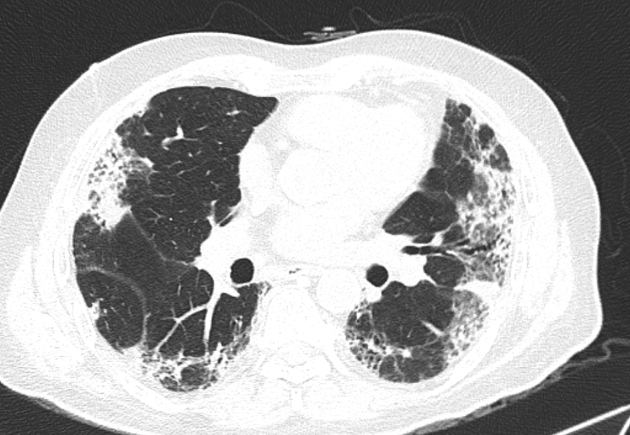
#> input picture uploads/IMG-0001-00120_big_gallery.jpeg, 630 x 435 px
$ python -i feature_extraction.py   (imports and definitions only)   (older library calls are emulated)
#> lines starting #> are read from the running program, lines starting #| are printed output that depends on the picture
#> further down, picture is the input picture: shape (435, 630, 3); min 34, max 255, mean 167.4
import numpy as np
from skimage import img_as_ubyte
from skimage.color import rgb2lab, rgb2gray
from skimage.transform import resize
from skimage.filters import roberts, sobel
from skimage.filters.rank import entropy
from skimage.morphology import disk
import cv2

def extract_custom_features(img):
    if img.shape[-1] != 3:
        raise ValueError("Image must have 3 color channels (RGB)")

    LAB_img = rgb2lab(img)
#> LAB_img: shape (435, 630, 3) float64; mean of channels 0, 1, 2 66.8, 0, 0
    A_img = LAB_img[:,:,1]
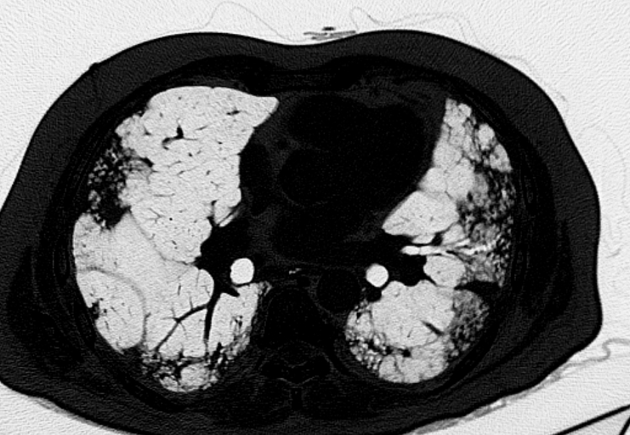
#> A_img: shape (435, 630) float64; min -0.00245, max -0.000619, mean -0.00175; drawn with min black and max white
    A_feat = A_img.mean()
#> A_feat = -0.00175
    B_img = LAB_img[:,:,2]
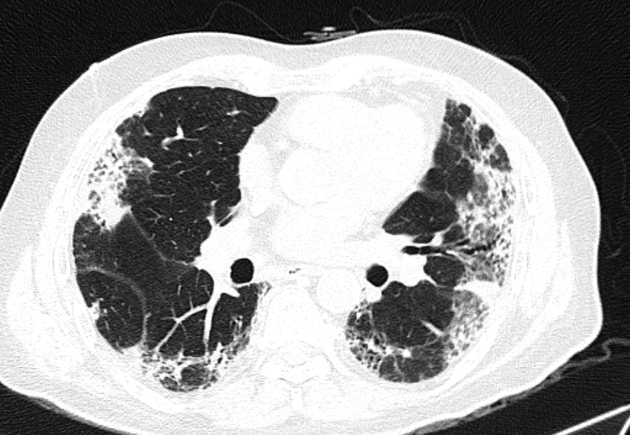
#> B_img: shape (435, 630) float64; min 0.00117, max 0.00465, mean 0.00332; drawn with min black and max white
    B_feat = B_img.mean()
#> B_feat = 0.00332

    gray_img = rgb2gray(img)
    gray_img = resize(gray_img, (256, 256))
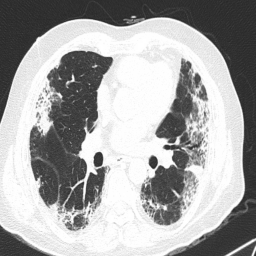
#> gray_img: shape (256, 256) float64; min 0.155, max 1, mean 0.656
    gray_img = img_as_ubyte(gray_img)

    entropy_img = entropy(gray_img, disk(3))
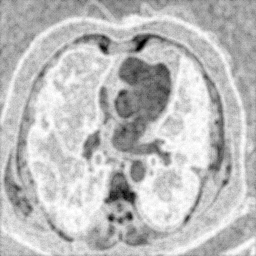
#> entropy_img: shape (256, 256) float64; min 0, max 4.86, mean 3.59; drawn with min black and max white
    entropy_mean = entropy_img.mean()
#> entropy_mean = 3.59
    entropy_std = entropy_img.std()
#> entropy_std = 0.771

    roberts_img = roberts(gray_img)
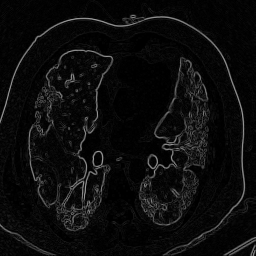
#> roberts_img: shape (256, 256) float64; min 0, max 0.623, mean 0.0498
    roberts_mean = roberts_img.mean()
#> roberts_mean = 0.0498

    sobel_img = sobel(gray_img)
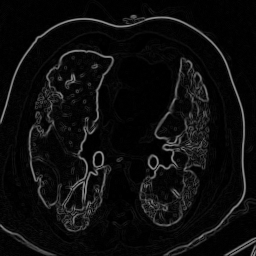
#> sobel_img: shape (256, 256) float64; min 0, max 0.588, mean 0.0524
    sobel_mean = sobel_img.mean()
#> sobel_mean = 0.0524

    kernel1 = cv2.getGaborKernel((9, 9), 3, np.pi/4, np.pi, 0.5, 0, ktype=cv2.CV_32F)
    gabor1 = (cv2.filter2D(gray_img, cv2.CV_8UC3, kernel1)).mean()
#> gabor1 = 107.5

    kernel2 = cv2.getGaborKernel((9, 9), 3, np.pi/2, np.pi/4, 0.9, 0, ktype=cv2.CV_32F)
    gabor2 = (cv2.filter2D(gray_img, cv2.CV_8UC3, kernel2)).mean()
#> gabor2 = 224.5

    kernel3 = cv2.getGaborKernel((9, 9), 5, np.pi/2, np.pi/2, 0.1, 0, ktype=cv2.CV_32F)
    gabor3 = (cv2.filter2D(gray_img, cv2.CV_8UC3, kernel3)).mean()
#> gabor3 = 0.0285

    custom_features = np.array([A_feat, B_feat, entropy_mean, entropy_std, roberts_mean,
                                sobel_mean, gabor1, gabor2, gabor3])
#> custom_features = [-0.00175, 0.00332, 3.59, 0.771, 0.0498, 0.0524, 107.5, 224.5, 0.0285]

    return custom_features

>>> import cv2
>>> picture = cv2.cvtColor(cv2.imread('../../uploads/IMG-0001-00120_big_gallery.jpeg'), cv2.COLOR_BGR2RGB)
>>> result = extract_custom_features(picture)
#> result has the same summary as custom_features in extract_custom_features

$ run again, on uploads/Covid_1.png
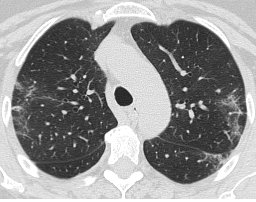
#> input picture uploads/Covid_1.png, 256 x 202 px
#> picture is the input picture: shape (202, 256, 3); min 36, max 255, mean 147.7
#> LAB_img: shape (202, 256, 3) float64; mean of channels 0, 1, 2 59.7, 0, 0
#> A_feat = -0.0016
#> B_feat = 0.00304
#> in extract_custom_features, `entropy_img = entropy(gray_img, disk(3))`:
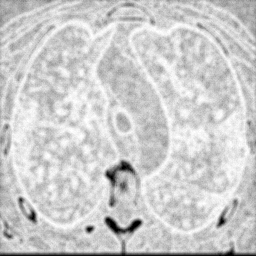
#> entropy_img: shape (256, 256) float64; min 0, max 4.86, mean 3.9; drawn with min black and max white
#> entropy_mean = 3.9
#> entropy_std = 0.607
#> roberts_mean = 0.0506
#> in extract_custom_features, `sobel_img = sobel(gray_img)`:
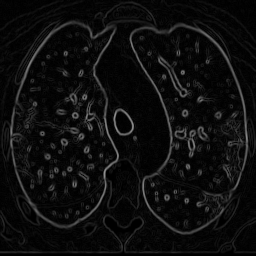
#> sobel_img: shape (256, 256) float64; min 0, max 0.575, mean 0.0552
#> sobel_mean = 0.0552
#> gabor1 = 96.17
#> gabor2 = 226
#> gabor3 = 0
#> custom_features = [-0.0016, 0.00304, 3.9, 0.607, 0.0506, 0.0552, 96.17, 226, 0]
#> result has the same summary as custom_features in extract_custom_features

$ run again, on uploads/Covid_2.png
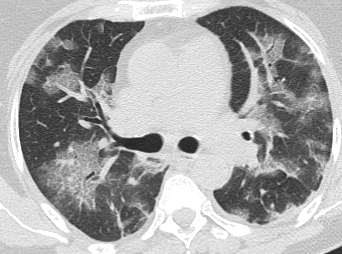
#> input picture uploads/Covid_2.png, 342 x 254 px
#> picture is the input picture: shape (254, 342, 3); min 36, max 255, mean 167.6
#> LAB_img: shape (254, 342, 3) float64; mean of channels 0, 1, 2 67.8, 0, 0
#> A_feat = -0.00177
#> B_feat = 0.00336
#> in extract_custom_features, `entropy_img = entropy(gray_img, disk(3))`:
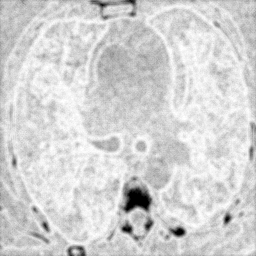
#> entropy_img: shape (256, 256) float64; min 0, max 4.86, mean 4.03; drawn with min black and max white
#> entropy_mean = 4.03
#> entropy_std = 0.567
#> roberts_mean = 0.0539
#> in extract_custom_features, `sobel_img = sobel(gray_img)`:
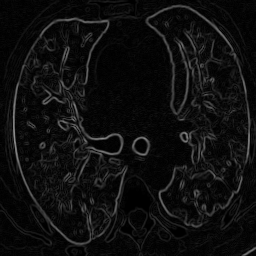
#> sobel_img: shape (256, 256) float64; min 0, max 0.563, mean 0.0583
#> sobel_mean = 0.0583
#> gabor1 = 107.2
#> gabor2 = 245.9
#> gabor3 = 0
#> custom_features = [-0.00177, 0.00336, 4.03, 0.567, 0.0539, 0.0583, 107.2, 245.9, 0]
#> result has the same summary as custom_features in extract_custom_features
